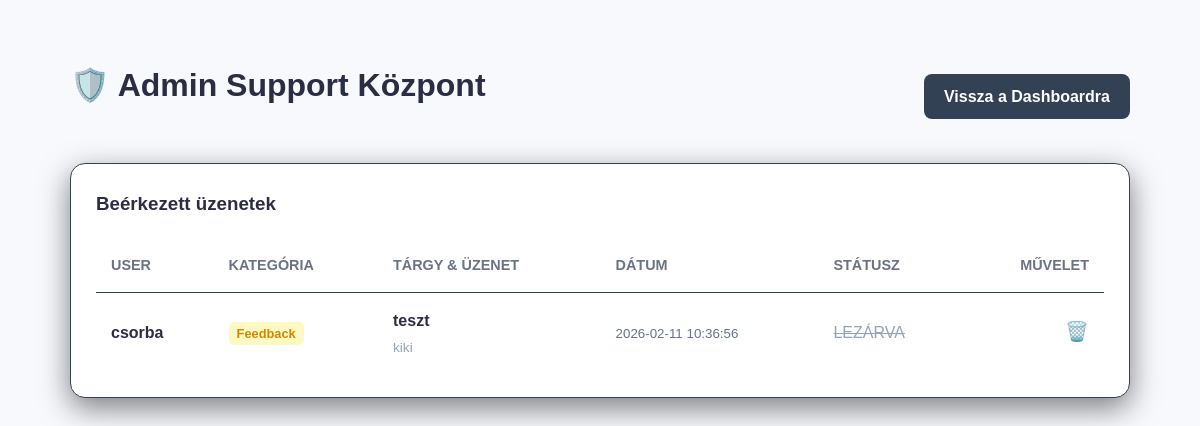
Before: /admin.php (signed in) with the older database file.
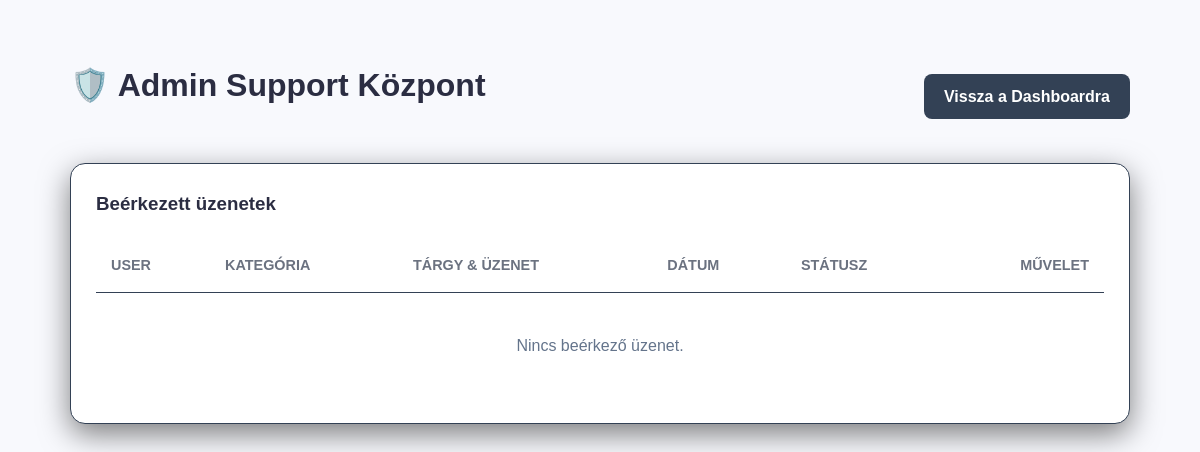
After: the same page with the newer database file.
### tables this page shows
CREATE TABLE `support_tickets` (
  `id` int(11) NOT NULL,
  `user_id` int(11) NOT NULL,
  `subject` varchar(255) NOT NULL,
  `message` text NOT NULL,
  `category` enum('Support','Feedback','Bug') DEFAULT 'Support',
  `status` enum('Open','Closed') DEFAULT 'Open',
  `created_at` timestamp NOT NULL DEFAULT current_timestamp()
);

CREATE TABLE `users` (
  `id` int(11) NOT NULL,
  `name` varchar(255) NOT NULL,
  `email` varchar(255) NOT NULL,
  `password` varchar(255) NOT NULL,
  `premium` tinyint(1) NOT NULL,
  `height` int(11) DEFAULT NULL,
  `weight` int(11) DEFAULT NULL,
  `age` int(11) DEFAULT NULL,
  `gender` enum('male','female') DEFAULT NULL,
  `theme` varchar(10) DEFAULT 'light'
);

### admin.php (the view, shortened to what this page needs)
<?php
require 'database_connect.php';
?>
<!DOCTYPE html>
<html lang="hu">
<head>
    <link rel="stylesheet" href="style.css">
</head>
<body style="background-color: #0f172a; color: #f8fafc; font-family: sans-serif;">
<div style="max-width: 1100px; margin: 40px auto; padding: 20px;">
    <div style="display: flex; justify-content: space-between; align-items: center; margin-bottom: 30px; color: white;">
        <h1>🛡️ Admin Support Központ</h1>
        <div style="display: flex; gap: 15px;">
            <a href="dashboard.php" style="background: #334155; color: white; padding: 10px 20px; border-radius: 8px; text-decoration: none; font-weight: bold;">Vissza a Dashboardra</a>
        </div>
    </div>
    <div class="card-section" style="background: #1e293b; border-radius: 15px; padding: 25px; border: 1px solid #334155; box-shadow: 0 10px 30px rgba(0,0,0,0.5);">
        <h3>Beérkezett üzenetek</h3>
        <table>
            <thead>
                <tr style="color: #94a3b8; font-size: 0.9rem; text-transform: uppercase;">
                    <th>User</th>
                    <th>Kategória</th>
                    <th>Tárgy & Üzenet</th>
                    <th>Dátum</th>
                    <th>Státusz</th>
                    <th style="text-align: right;">Művelet</th>
                </tr>
            </thead>
            <tbody>
                <?php
                $sql = "SELECT s.*, u.name as user_name FROM support_tickets s
                        JOIN users u ON s.user_id = u.id
                        ORDER BY s.status DESC, s.created_at DESC";
                $res = mysqli_query($conn, $sql);
                if(mysqli_num_rows($res) == 0): ?>
                    <tr><td colspan="6" style="text-align: center; padding: 40px; color: #64748b;">Nincs beérkező üzenet.</td></tr>
                <?php endif;
                while($row = mysqli_fetch_assoc($res)):
                    $cat_class = ($row['category'] == 'Bug') ? 'bg-bug' : (($row['category'] == 'Feedback') ? 'bg-feed' : 'bg-supp');
                ?>
                <tr>
                    <td><strong><?php echo htmlspecialchars($row['user_name']); ?></strong></td>
                    <td><span class="badge <?php echo $cat_class; ?>"><?php echo $row['category']; ?></span></td>
                    <td style="max-width: 350px;">
                        <div style="font-weight: bold; margin-bottom: 5px;"><?php echo htmlspecialchars($row['subject']); ?></div>
                        <div style="color: #94a3b8; font-size: 0.85rem; line-height: 1.4;"><?php echo nl2br(htmlspecialchars($row['message'])); ?></div>
                    </td>
                    <td><small style="color: #64748b;"><?php echo $row['created_at']; ?></small></td>
                    <td>
                        <span class="<?php echo $row['status'] == 'Open' ? 'status-open' : 'status-closed'; ?>">
                            <?php echo $row['status'] == 'Open' ? '● NYITOTT' : 'LEZÁRVA'; ?>
                        </span>
                    </td>
                    <td style="text-align: right; white-space: nowrap;">
                        <a href="admin.php?delete_id=<?php echo $row['id']; ?>" onclick="return confirm('Végleg törlöd ezt az üzenetet?')" style="color: #ef4444; text-decoration: none; font-size: 1.2rem;" title="Törlés">🗑️</a>
                    </td>
                </tr>
                <?php endwhile; ?>
            </tbody>
        </table>
    </div>
</div>
</body>
</html>

### style.css (style rules this page uses)
:root { --bg-color: #f8f9fd; --card-bg: #ffffff; --text-main: #2b2d42; --text-muted: #6b7280; --border-color: #edf2f7; --primary: #4361ee; --primary-hover: #3751d4; --success: #22c55e; --danger: #ef4444; --shadow: 0 10px 25px rgba(0, 0, 0, 0.05); --input-bg: #ffffff; }
* { box-sizing: border-box; transition: background-color 0.3s ease, color 0.3s ease, border-color 0.3s ease; }
body { font-family: 'Inter', -apple-system, sans-serif; background-color: var(--bg-color) !important; color: var(--text-main) !important; margin: 0; line-height: 1.6; }
.card-section { background-color: var(--card-bg) !important; border-radius: 16px; padding: 24px; box-shadow: var(--shadow); border: 1px solid var(--border-color); margin-bottom: 24px; }
h1, h2, h3 { color: var(--text-main); margin-top: 0; }
table { width: 100%; border-collapse: collapse; }
th { text-align: left; padding: 12px 8px; color: var(--text-muted); border-bottom: 2px solid var(--border-color); }
td { padding: 14px 8px; border-bottom: 1px solid var(--border-color); vertical-align: middle; color: var(--text-main); }
tr:last-child td { border-bottom: none; }
::placeholder { color: var(--text-muted); opacity: 0.7; }
.card-section { animation: fadeIn 0.4s ease-out; }

### admin.php (style rules this page uses)
table { width: 100%; border-collapse: collapse; margin-top: 20px; }
th, td { padding: 15px; border-bottom: 1px solid #334155; text-align: left; }
.badge { padding: 4px 8px; border-radius: 5px; font-size: 0.8rem; font-weight: bold; }
.bg-feed { background: #fef9c3; color: #ca8a04; }
.status-closed { color: #94a3b8; text-decoration: line-through; }

Changed rows visible on the page:
removed support_tickets: user.name "csorba", category "Feedback", subject "teszt", message "kiki", created_at "2026-02-11 10:36:56", status "LEZÁRVA"
Other visible differences:
text now shown: "Nincs beérkező üzenet."
